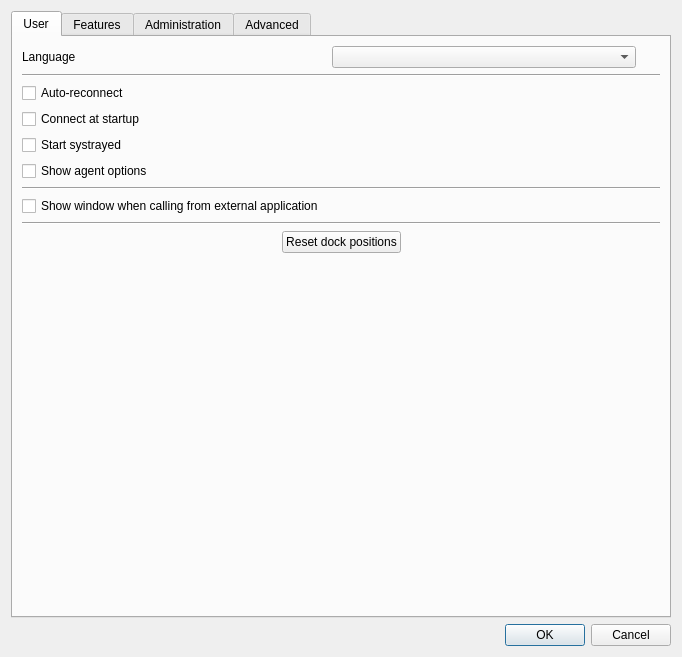
<?xml version="1.0" encoding="UTF-8"?>
<ui version="4.0">
 <class>ConfigWidget</class>
 <widget class="QWidget" name="ConfigWidget">
  <property name="geometry">
   <rect>
    <x>0</x>
    <y>0</y>
    <width>682</width>
    <height>657</height>
   </rect>
  </property>
  <property name="minimumSize">
   <size>
    <width>400</width>
    <height>500</height>
   </size>
  </property>
  <property name="windowTitle">
   <string>Configuration</string>
  </property>
  <property name="windowIcon">
   <iconset resource="../../wazoclient.qrc">
    <normaloff>:/images/wazoicon-color.png</normaloff>:/images/wazoicon-color.png</iconset>
  </property>
  <layout class="QVBoxLayout" name="verticalLayout_3">
   <item>
    <widget class="QTabWidget" name="tabWidget">
     <property name="enabled">
      <bool>true</bool>
     </property>
     <property name="currentIndex">
      <number>0</number>
     </property>
     <widget class="QWidget" name="user">
      <attribute name="title">
       <string>User</string>
      </attribute>
      <layout class="QVBoxLayout" name="verticalLayout_2">
       <item>
        <layout class="QGridLayout" name="gridLayout_3">
         <item row="0" column="0">
          <widget class="QLabel" name="language_label">
           <property name="text">
            <string>Language</string>
           </property>
           <property name="textFormat">
            <enum>Qt::AutoText</enum>
           </property>
           <property name="scaledContents">
            <bool>true</bool>
           </property>
          </widget>
         </item>
         <item row="0" column="1">
          <widget class="QComboBox" name="language">
           <property name="layoutDirection">
            <enum>Qt::LeftToRight</enum>
           </property>
           <property name="styleSheet">
            <string notr="true"/>
           </property>
          </widget>
         </item>
         <item row="0" column="2">
          <widget class="QLabel" name="label_2">
           <property name="sizePolicy">
            <sizepolicy hsizetype="Fixed" vsizetype="Fixed">
             <horstretch>0</horstretch>
             <verstretch>0</verstretch>
            </sizepolicy>
           </property>
           <property name="maximumSize">
            <size>
             <width>18</width>
             <height>18</height>
            </size>
           </property>
           <property name="toolTip">
            <string>You must restart the program for this setting to apply.</string>
           </property>
           <property name="pixmap">
            <pixmap resource="../../wazoclient.qrc">:/images/warning.png</pixmap>
           </property>
           <property name="scaledContents">
            <bool>true</bool>
           </property>
          </widget>
         </item>
        </layout>
       </item>
       <item>
        <widget class="Line" name="line">
         <property name="lineWidth">
          <number>1</number>
         </property>
         <property name="orientation">
          <enum>Qt::Horizontal</enum>
         </property>
        </widget>
       </item>
       <item>
        <layout class="QFormLayout" name="formLayout_9">
         <property name="fieldGrowthPolicy">
          <enum>QFormLayout::AllNonFixedFieldsGrow</enum>
         </property>
         <item row="0" column="0">
          <widget class="QCheckBox" name="auto_reconnect">
           <property name="toolTip">
            <string/>
           </property>
           <property name="text">
            <string>Auto-reconnect </string>
           </property>
          </widget>
         </item>
         <item row="1" column="0">
          <widget class="QCheckBox" name="startup_connect">
           <property name="text">
            <string>Connect at startup</string>
           </property>
          </widget>
         </item>
         <item row="2" column="0">
          <widget class="QCheckBox" name="start_systrayed">
           <property name="text">
            <string>Start systrayed</string>
           </property>
          </widget>
         </item>
         <item row="3" column="0">
          <widget class="QCheckBox" name="show_agent_options">
           <property name="text">
            <string>Show agent options</string>
           </property>
          </widget>
         </item>
        </layout>
       </item>
       <item>
        <widget class="Line" name="line_3">
         <property name="orientation">
          <enum>Qt::Horizontal</enum>
         </property>
        </widget>
       </item>
       <item>
        <layout class="QFormLayout" name="formLayout_10">
         <item row="0" column="0">
          <widget class="QCheckBox" name="show_window_on_call">
           <property name="toolTip">
            <string>You must restart the program for this setting to apply.</string>
           </property>
           <property name="text">
            <string>Show window when calling from external application</string>
           </property>
           <property name="icon">
            <iconset resource="../../wazoclient.qrc">
             <normaloff>:/images/warning.png</normaloff>:/images/warning.png</iconset>
           </property>
          </widget>
         </item>
        </layout>
       </item>
       <item>
        <widget class="Line" name="line_2">
         <property name="orientation">
          <enum>Qt::Horizontal</enum>
         </property>
        </widget>
       </item>
       <item>
        <layout class="QHBoxLayout" name="horizontalLayout">
         <item>
          <spacer name="horizontalSpacer">
           <property name="orientation">
            <enum>Qt::Horizontal</enum>
           </property>
           <property name="sizeHint" stdset="0">
            <size>
             <width>40</width>
             <height>20</height>
            </size>
           </property>
          </spacer>
         </item>
         <item>
          <widget class="QPushButton" name="reset_docks">
           <property name="text">
            <string>Reset dock positions</string>
           </property>
          </widget>
         </item>
         <item>
          <spacer name="horizontalSpacer_2">
           <property name="orientation">
            <enum>Qt::Horizontal</enum>
           </property>
           <property name="sizeHint" stdset="0">
            <size>
             <width>40</width>
             <height>20</height>
            </size>
           </property>
          </spacer>
         </item>
        </layout>
       </item>
       <item>
        <spacer name="verticalSpacer">
         <property name="orientation">
          <enum>Qt::Vertical</enum>
         </property>
         <property name="sizeHint" stdset="0">
          <size>
           <width>20</width>
           <height>40</height>
          </size>
         </property>
        </spacer>
       </item>
      </layout>
     </widget>
     <widget class="QWidget" name="features">
      <attribute name="title">
       <string>Features</string>
      </attribute>
      <layout class="QVBoxLayout" name="verticalLayout">
       <item>
        <widget class="QToolBox" name="features_chooser">
         <property name="styleSheet">
          <string notr="true">border-color: rgb(255, 85, 0);</string>
         </property>
         <property name="frameShape">
          <enum>QFrame::NoFrame</enum>
         </property>
         <property name="currentIndex">
          <number>0</number>
         </property>
         <widget class="QWidget" name="presence">
          <property name="geometry">
           <rect>
            <x>0</x>
            <y>0</y>
            <width>650</width>
            <height>362</height>
           </rect>
          </property>
          <attribute name="label">
           <string>Presence</string>
          </attribute>
          <layout class="QFormLayout" name="formLayout_6">
           <item row="0" column="0">
            <widget class="QCheckBox" name="enable_presence_reporting">
             <property name="text">
              <string>Presence reporting</string>
             </property>
             <property name="checked">
              <bool>true</bool>
             </property>
            </widget>
           </item>
          </layout>
         </widget>
         <widget class="QWidget" name="screen_popup">
          <property name="geometry">
           <rect>
            <x>0</x>
            <y>0</y>
            <width>260</width>
            <height>93</height>
           </rect>
          </property>
          <attribute name="label">
           <string>Screen popup</string>
          </attribute>
          <layout class="QFormLayout" name="formLayout_5">
           <property name="fieldGrowthPolicy">
            <enum>QFormLayout::AllNonFixedFieldsGrow</enum>
           </property>
           <item row="3" column="0">
            <widget class="QLabel" name="max_screen_popups_label">
             <property name="text">
              <string>Max screen popups</string>
             </property>
            </widget>
           </item>
           <item row="3" column="1">
            <widget class="QSpinBox" name="max_screen_popups">
             <property name="minimum">
              <number>1</number>
             </property>
             <property name="maximum">
              <number>99</number>
             </property>
             <property name="value">
              <number>4</number>
             </property>
            </widget>
           </item>
           <item row="1" column="0">
            <widget class="QCheckBox" name="enable_screen_popup">
             <property name="text">
              <string>Screen Popup</string>
             </property>
             <property name="checked">
              <bool>true</bool>
             </property>
            </widget>
           </item>
           <item row="2" column="0">
            <widget class="QCheckBox" name="enable_auto_open_url">
             <property name="text">
              <string>Allow automatic URL opening</string>
             </property>
             <property name="checked">
              <bool>true</bool>
             </property>
            </widget>
           </item>
          </layout>
         </widget>
         <widget class="QWidget" name="history">
          <property name="geometry">
           <rect>
            <x>0</x>
            <y>0</y>
            <width>129</width>
            <height>38</height>
           </rect>
          </property>
          <attribute name="label">
           <string>History</string>
          </attribute>
          <layout class="QFormLayout" name="formLayout_4">
           <property name="fieldGrowthPolicy">
            <enum>QFormLayout::AllNonFixedFieldsGrow</enum>
           </property>
           <item row="0" column="0">
            <widget class="QLabel" name="history_size_label">
             <property name="text">
              <string>History size</string>
             </property>
            </widget>
           </item>
           <item row="0" column="1">
            <widget class="QSpinBox" name="history_size">
             <property name="minimum">
              <number>1</number>
             </property>
             <property name="value">
              <number>10</number>
             </property>
            </widget>
           </item>
          </layout>
         </widget>
         <widget class="QWidget" name="queue_list">
          <property name="geometry">
           <rect>
            <x>0</x>
            <y>0</y>
            <width>379</width>
            <height>122</height>
           </rect>
          </property>
          <attribute name="label">
           <string>Queue list</string>
          </attribute>
          <layout class="QVBoxLayout" name="verticalLayout_7">
           <item>
            <layout class="QFormLayout" name="formLayout_7">
             <item row="0" column="0">
              <widget class="QCheckBox" name="show_longest_wait_time">
               <property name="text">
                <string>Show longest wait time</string>
               </property>
               <property name="checked">
                <bool>true</bool>
               </property>
              </widget>
             </item>
            </layout>
           </item>
           <item>
            <layout class="QGridLayout" name="gridLayout" columnstretch="9,0,0,0">
             <item row="0" column="1">
              <widget class="QLabel" name="middle_threshold_label">
               <property name="text">
                <string>Orange</string>
               </property>
               <property name="alignment">
                <set>Qt::AlignCenter</set>
               </property>
              </widget>
             </item>
             <item row="0" column="2">
              <widget class="QLabel" name="high_threshold_label">
               <property name="text">
                <string>Red</string>
               </property>
               <property name="alignment">
                <set>Qt::AlignCenter</set>
               </property>
              </widget>
             </item>
             <item row="1" column="0">
              <widget class="QLabel" name="longest_wait_time_label">
               <property name="text">
                <string>Longest wait time thresholds</string>
               </property>
              </widget>
             </item>
             <item row="1" column="1">
              <widget class="QSpinBox" name="longest_wait_time_green">
               <property name="maximum">
                <number>99999</number>
               </property>
               <property name="value">
                <number>5</number>
               </property>
              </widget>
             </item>
             <item row="1" column="2">
              <widget class="QSpinBox" name="longest_wait_time_orange">
               <property name="maximum">
                <number>99999</number>
               </property>
               <property name="value">
                <number>10</number>
               </property>
              </widget>
             </item>
             <item row="2" column="0">
              <widget class="QLabel" name="waiting_calls_label">
               <property name="text">
                <string>Waiting calls thresholds</string>
               </property>
              </widget>
             </item>
             <item row="2" column="1">
              <widget class="QSpinBox" name="waiting_calls_green">
               <property name="maximum">
                <number>99999</number>
               </property>
               <property name="value">
                <number>5</number>
               </property>
              </widget>
             </item>
             <item row="2" column="2">
              <widget class="QSpinBox" name="waiting_calls_orange">
               <property name="maximum">
                <number>99999</number>
               </property>
               <property name="value">
                <number>10</number>
               </property>
              </widget>
             </item>
             <item row="2" column="3">
              <widget class="QLabel" name="waiting_calls_unit_label">
               <property name="text">
                <string>calls</string>
               </property>
              </widget>
             </item>
             <item row="1" column="3">
              <widget class="QLabel" name="longest_wait_time_unit_label">
               <property name="text">
                <string>seconds</string>
               </property>
              </widget>
             </item>
            </layout>
           </item>
           <item>
            <spacer name="verticalSpacer_2">
             <property name="orientation">
              <enum>Qt::Vertical</enum>
             </property>
             <property name="sizeHint" stdset="0">
              <size>
               <width>20</width>
               <height>40</height>
              </size>
             </property>
            </spacer>
           </item>
          </layout>
         </widget>
         <widget class="QWidget" name="queue_members">
          <property name="geometry">
           <rect>
            <x>0</x>
            <y>0</y>
            <width>174</width>
            <height>34</height>
           </rect>
          </property>
          <attribute name="label">
           <string>Queue Members</string>
          </attribute>
          <layout class="QFormLayout" name="formLayout_12">
           <item row="0" column="0">
            <widget class="QCheckBox" name="hide_unlogged_agents">
             <property name="text">
              <string>Hide unlogged agents</string>
             </property>
            </widget>
           </item>
          </layout>
         </widget>
         <widget class="QWidget" name="switchboard">
          <property name="geometry">
           <rect>
            <x>0</x>
            <y>0</y>
            <width>291</width>
            <height>71</height>
           </rect>
          </property>
          <attribute name="label">
           <string>Switchboard</string>
          </attribute>
          <layout class="QFormLayout" name="formLayout_13">
           <property name="fieldGrowthPolicy">
            <enum>QFormLayout::AllNonFixedFieldsGrow</enum>
           </property>
           <item row="0" column="0">
            <widget class="QLabel" name="switchboard_call_on_hold_queue_name_label">
             <property name="text">
              <string>Switchboard call on hold queue name</string>
             </property>
            </widget>
           </item>
           <item row="0" column="1">
            <widget class="QLineEdit" name="switchboard_call_on_hold_queue_name"/>
           </item>
           <item row="1" column="0">
            <widget class="QLabel" name="switchboard_queue_name_label">
             <property name="text">
              <string>Switchboard queue name</string>
             </property>
            </widget>
           </item>
           <item row="1" column="1">
            <widget class="QLineEdit" name="switchboard_queue_name">
             <property name="autoFillBackground">
              <bool>false</bool>
             </property>
             <property name="text">
              <string/>
             </property>
            </widget>
           </item>
          </layout>
         </widget>
        </widget>
       </item>
      </layout>
     </widget>
     <widget class="QWidget" name="administration">
      <attribute name="title">
       <string>Administration</string>
      </attribute>
      <layout class="QVBoxLayout" name="verticalLayout_8">
       <item>
        <layout class="QGridLayout" name="gridLayout_2" columnstretch="0,9,0,3,1">
         <item row="0" column="0">
          <widget class="QLabel" name="server_label">
           <property name="text">
            <string>Server</string>
           </property>
          </widget>
         </item>
         <item row="0" column="1">
          <widget class="QLineEdit" name="server">
           <property name="text">
            <string notr="true">demo.xivo.io</string>
           </property>
          </widget>
         </item>
         <item row="0" column="2">
          <widget class="QLabel" name="port_label">
           <property name="text">
            <string>Port</string>
           </property>
          </widget>
         </item>
         <item row="0" column="4">
          <widget class="QPushButton" name="encrypted">
           <property name="baseSize">
            <size>
             <width>0</width>
             <height>0</height>
            </size>
           </property>
           <property name="text">
            <string/>
           </property>
           <property name="icon">
            <iconset resource="../../wazoclient.qrc">
             <normaloff>:/images/padlock.png</normaloff>:/images/padlock.png</iconset>
           </property>
           <property name="iconSize">
            <size>
             <width>20</width>
             <height>20</height>
            </size>
           </property>
           <property name="checkable">
            <bool>true</bool>
           </property>
          </widget>
         </item>
         <item row="1" column="0">
          <widget class="QLabel" name="backup_server_label">
           <property name="text">
            <string>Backup server</string>
           </property>
          </widget>
         </item>
         <item row="1" column="1">
          <widget class="QLineEdit" name="backup_server">
           <property name="text">
            <string notr="true"/>
           </property>
          </widget>
         </item>
         <item row="1" column="2">
          <widget class="QLabel" name="backup_port_label">
           <property name="text">
            <string>Port</string>
           </property>
          </widget>
         </item>
         <item row="1" column="4">
          <widget class="QPushButton" name="backup_encrypted">
           <property name="baseSize">
            <size>
             <width>0</width>
             <height>0</height>
            </size>
           </property>
           <property name="text">
            <string/>
           </property>
           <property name="icon">
            <iconset resource="../../wazoclient.qrc">
             <normaloff>:/images/padlock.png</normaloff>:/images/padlock.png</iconset>
           </property>
           <property name="iconSize">
            <size>
             <width>20</width>
             <height>20</height>
            </size>
           </property>
           <property name="checkable">
            <bool>true</bool>
           </property>
          </widget>
         </item>
         <item row="1" column="3">
          <widget class="QSpinBox" name="backup_port">
           <property name="minimum">
            <number>1</number>
           </property>
           <property name="maximum">
            <number>65535</number>
           </property>
           <property name="value">
            <number>5003</number>
           </property>
          </widget>
         </item>
         <item row="0" column="3">
          <widget class="QSpinBox" name="port">
           <property name="minimum">
            <number>1</number>
           </property>
           <property name="maximum">
            <number>65535</number>
           </property>
           <property name="value">
            <number>5003</number>
           </property>
          </widget>
         </item>
        </layout>
       </item>
       <item>
        <spacer name="verticalSpacer_3">
         <property name="orientation">
          <enum>Qt::Vertical</enum>
         </property>
         <property name="sizeHint" stdset="0">
          <size>
           <width>20</width>
           <height>40</height>
          </size>
         </property>
        </spacer>
       </item>
      </layout>
     </widget>
     <widget class="QWidget" name="advanced">
      <attribute name="title">
       <string>Advanced</string>
      </attribute>
      <layout class="QGridLayout" name="gridLayout_5">
       <item row="3" column="0">
        <widget class="QCheckBox" name="show_displayprofile">
         <property name="text">
          <string>Display the configuration profile</string>
         </property>
        </widget>
       </item>
       <item row="2" column="0">
        <widget class="QCheckBox" name="allow_multiple_instances">
         <property name="toolTip">
          <string>You must restart the program for this setting to apply.</string>
         </property>
         <property name="text">
          <string>Allow multiple instances</string>
         </property>
         <property name="icon">
          <iconset resource="../../wazoclient.qrc">
           <normaloff>:/images/warning.png</normaloff>:/images/warning.png</iconset>
         </property>
        </widget>
       </item>
       <item row="0" column="0">
        <widget class="QLabel" name="auto_reconnect_interval_label">
         <property name="text">
          <string>Auto-reconnect interval</string>
         </property>
        </widget>
       </item>
       <item row="0" column="1">
        <widget class="QSpinBox" name="auto_reconnect_interval">
         <property name="minimum">
          <number>1</number>
         </property>
         <property name="maximum">
          <number>3600</number>
         </property>
         <property name="singleStep">
          <number>5</number>
         </property>
         <property name="value">
          <number>20</number>
         </property>
        </widget>
       </item>
       <item row="1" column="1">
        <widget class="QSpinBox" name="keepalive_interval">
         <property name="minimum">
          <number>1</number>
         </property>
         <property name="maximum">
          <number>3600</number>
         </property>
         <property name="singleStep">
          <number>5</number>
         </property>
         <property name="value">
          <number>5</number>
         </property>
        </widget>
       </item>
       <item row="1" column="0">
        <widget class="QLabel" name="keepalive_interval_label">
         <property name="text">
          <string>Keepalive interval</string>
         </property>
        </widget>
       </item>
       <item row="4" column="0" colspan="2">
        <spacer name="verticalSpacer_4">
         <property name="orientation">
          <enum>Qt::Vertical</enum>
         </property>
         <property name="sizeHint" stdset="0">
          <size>
           <width>20</width>
           <height>40</height>
          </size>
         </property>
        </spacer>
       </item>
      </layout>
     </widget>
    </widget>
   </item>
   <item>
    <widget class="QDialogButtonBox" name="buttonBox">
     <property name="standardButtons">
      <set>QDialogButtonBox::Cancel|QDialogButtonBox::Ok</set>
     </property>
    </widget>
   </item>
  </layout>
 </widget>
 <resources>
  <include location="../../wazoclient.qrc"/>
  <include location="../../wazoclient.qrc"/>
 </resources>
 <connections/>
</ui>
